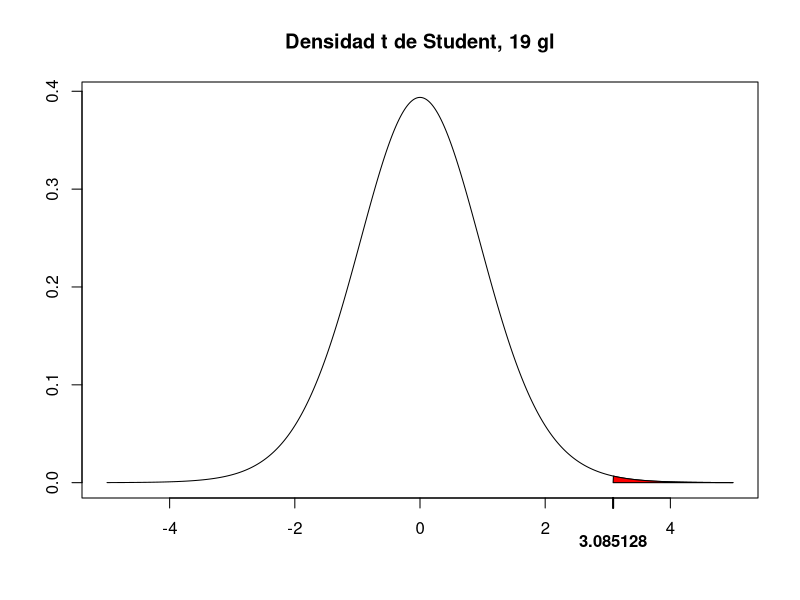

This figure's R source:
# Reto 3. Contraste de hipótesis

# El vicepresidente de ventas de una gran empresa afirma que los vendedores 
# están promediando no más de 15 contactos de venta por semana. 
# (Le gustaría aumentar esa cantidad.) Como prueba de su afirmación, 
# aleatoriamente se seleccionan n = 20 vendedores y se registra el número de 
# contactos hechos por cada uno para una sola semana seleccionada al azar.

muestra <- c(V1 = 13, V2 = 17, V3 = 20, V4 = 17, V5 = 20, V6 = 20, V7 = 18, 
             V8 = 18, V9 = 16, V10 = 19, V11 = 13, V12 = 17, V13 = 15, 
             V14 = 19, V15 = 16, V16 = 19, V17 = 22, V18 = 10, V19 = 13, 
             V20 = 21)

# ¿La evidencia contradice lo dicho por el vicepresidente? 
# Use una prueba con nivel alpha = 0.05.

# 1. Establezca las hipótesis nula y alternativa. ¿Es una prueba de cola superior, de cola inferior o de dos colas?
# 2. Decida si rechazar o no la hipótesis nula si el nivel de significancia es alpha = 0.05
# 3. Obtenga el p-value de la prueba
# 4. Lleve a cabo la prueba con la función t.test


# **Solución**
  
### Contraste de cola superior

# 1. Estamos interesados en contrastar las hipótesis 
#    H0: mu = 15 vs H1: mu > 15 (contraste de cola superior)

# 2. El valor observado del estadístico de prueba en este caso está dado por

t0 <- (mean(muestra)-15)/(sd(muestra)/sqrt(20)) 
t0

# que proviene de una distribución t de Student con n-1 = 19 grados de libertad (gl).

# Estamos interesados en encontrar la región de rechazo (de cola superior) 
# con un nivel de significancia alpha = 0.05, debemos encontrar el valor 
# t_{0.05} que satisface P(T > t_{0.05}) = 0.05, donde T se distribuye como t 
# de Student con n-1 = 19 gl.

(t.05 <- qt(p = 0.05, df = 19, lower.tail = FALSE))

# Como

t0 > t.05

# rechazamos la hipótesis nula.

# 3. El p-value lo podemos calcular como

(pvalue <- pt(t0, df = 19, lower.tail = FALSE))

x <- seq(-5, 5, 0.01)
y <- dt(x, df = 19)
plot(x, y, type = "l", xlab="", ylab="")
title(main = "Densidad t de Student, 19 gl")

polygon(c(t0, x[x>=t0], max(x)), c(0, y[x>=t0], 0), col="red")
axis(side = 1, at = t0, font = 2, padj = 1, lwd = 2)

# 4. También podemos usar la función t.test para llevar a cabo el procedimiento de contraste de hipótesis

t.test(x = muestra,
       alternative = "greater",
       mu = 15)
